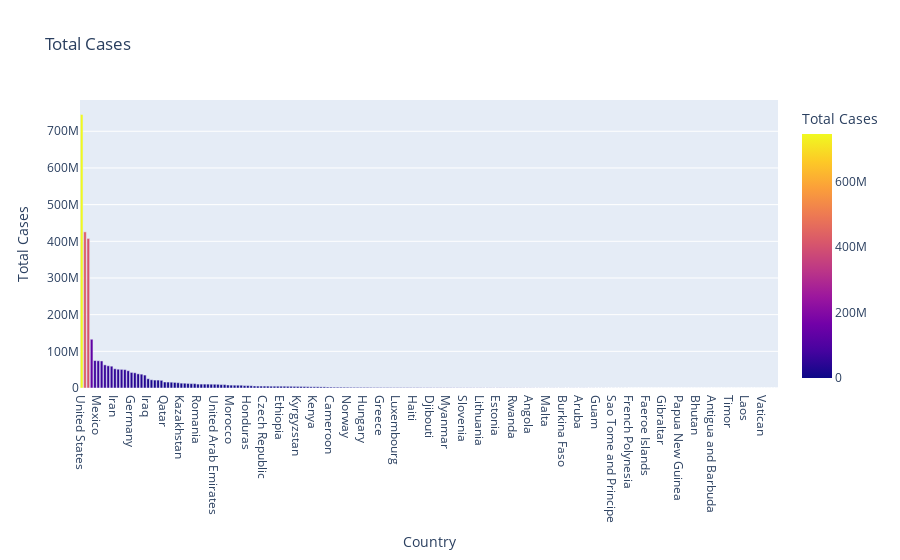

The code cell stored with this chart in its notebook:
### Code cell
third

### Figure 1 — Plotly figure (JSON) as saved in the notebook; plotly's stock layout.template omitted (floating-point values rounded to 4 significant figures; data arrays with more than 128 entries replaced by an {"elided": "..."} marker saying what was removed)
{"data": [{"alignmentgroup": "True", "hovertemplate": "Country=%{x}<br>Total Cases=%{marker.color}<extra></extra>", "legendgroup": "", "marker": {"color": {"elided": "210 int values"}, "coloraxis": "coloraxis", "pattern": {"shape": ""}}, "name": "", "offsetgroup": "", "orientation": "v", "showlegend": false, "textposition": "auto", "type": "bar", "x": {"elided": "210 str values"}, "xaxis": "x", "y": {"elided": "210 int values"}, "yaxis": "y"}], "layout": {"barmode": "relative", "coloraxis": {"colorbar": {"title": {"text": "Total Cases"}}, "colorscale": [[0, "#0d0887"], [0.1111, "#46039f"], [0.2222, "#7201a8"], [0.3333, "#9c179e"], [0.4444, "#bd3786"], [0.5556, "#d8576b"], [0.6667, "#ed7953"], [0.7778, "#fb9f3a"], [0.8889, "#fdca26"], [1, "#f0f921"]]}, "legend": {"tracegroupgap": 0}, "title": {"text": "Total Cases"}, "xaxis": {"anchor": "y", "domain": [0, 1], "title": {"text": "Country"}}, "yaxis": {"anchor": "x", "domain": [0, 1], "title": {"text": "Total Cases"}}}}
